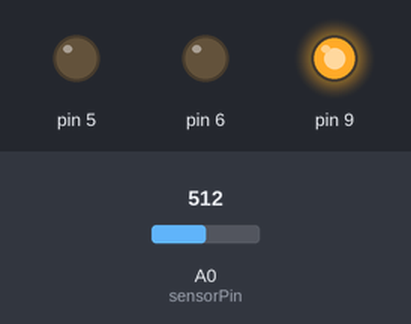
Bench run of a sketch on a simulated Arduino Uno, built with avr-gcc and run on an emulated ATmega328P. Shown: output pins drawn as LEDs (lit = HIGH). The inputs (shaded band) are chosen by the test bench; at power-on: A0 (sensorPin) = 512. What the sketch prints to the serial monitor is not drawn.

Above: at 1.2 s.
1.3 s: A0 (sensorPin) set to 501
At 2.7 s:
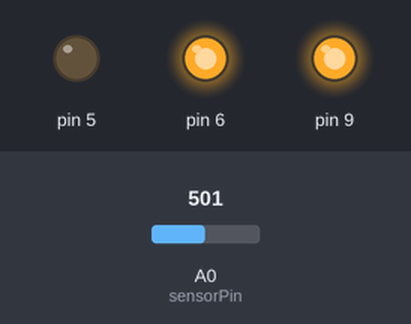
3.0 s: A0 (sensorPin) set to 272
4.5 s: A0 (sensorPin) set to 244
At 5.4 s:
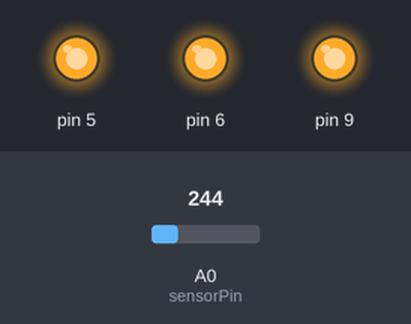
6.1 s: A0 (sensorPin) set to 1014
7.6 s: A0 (sensorPin) set to 1023
At 9.1 s:
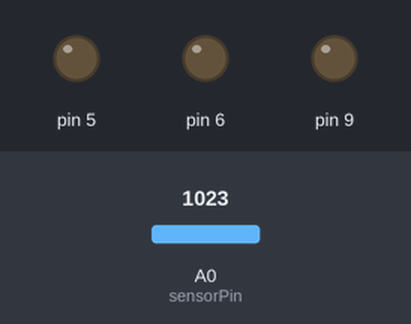
9.6 s: A0 (sensorPin) set to 757
At 11.1 s:
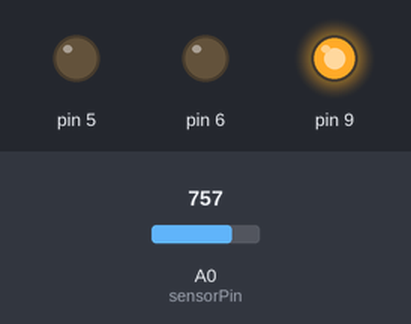
Timing chart, 0 to 12.6 s (numbered marks = the images above; inputs shaded):
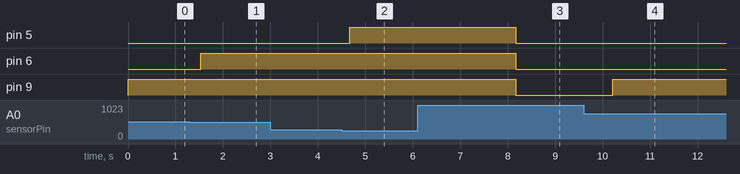

The sketch:

level-meter.ino
```cpp
int sensorValue = 0;  // variable to store the value coming from the sensor
int sensorPin = A0;    // select the input pin for the potentiometer


// the setup function runs once when you press reset or power the board
void setup() {
  // initialize digital pin LED_BUILTIN as an output.
  pinMode(5, OUTPUT);
  pinMode(6, OUTPUT);
  pinMode(9, OUTPUT);

  Serial.begin(9600);
}

// the loop function runs over and over again forever
void loop() {

  sensorValue = analogRead(sensorPin);

  if (sensorValue == 1023) {
    digitalWrite(5, LOW);
    digitalWrite(6, LOW);
    digitalWrite(9, LOW);
    sensorValue = analogRead(sensorPin);
  } else if (sensorValue <= 255) {
    digitalWrite(5, HIGH);
    sensorValue = analogRead(sensorPin);
  } else if (sensorValue <= 511) {
    digitalWrite(6, HIGH);
    sensorValue = analogRead(sensorPin);
  } else if (sensorValue <= 767) {
    digitalWrite(9, HIGH);
    sensorValue = analogRead(sensorPin);
  }

  delay(sensorValue);
  Serial.print(sensorValue);

}
```

Measured:
- the behaviour switches between 512 and 511 on A0 (sensorPin) (found by bisection; images 0 and 1)
- the behaviour switches between 256 and 255 on A0 (sensorPin) (found by bisection; images 1 and 2)
- the behaviour switches between 1022 and 1023 on A0 (sensorPin) (found by bisection; images 2 and 3)
- after the input at 1.3 s, pin 6: LOW → HIGH after 0.24 s
- after the input at 3.0 s, every drawn part: stays the same
- after the input at 4.5 s, pin 5: LOW → HIGH after 0.18 s
- after the input at 6.1 s, every drawn part: stays the same
- after the input at 7.6 s, pin 5, pin 6, pin 9: HIGH → LOW after 0.57 s
- after the input at 9.6 s, pin 9: LOW → HIGH after 0.62 s
